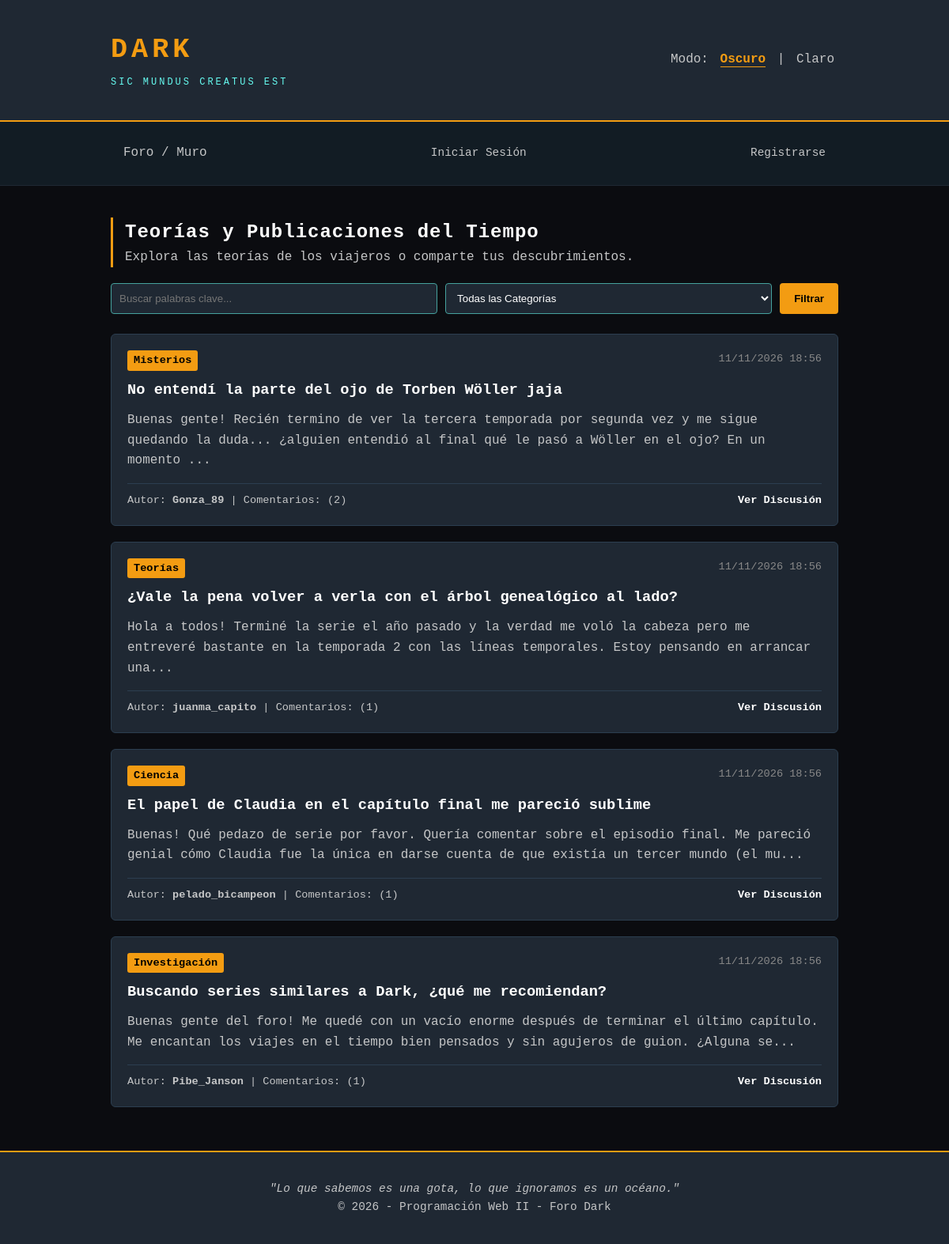
The page / on the database its author committed.
### tables this page shows
CREATE TABLE `publicaciones` (
  `id` INT AUTO_INCREMENT PRIMARY KEY,
  `usuario_id` INT NOT NULL,
  `titulo` VARCHAR(200) NOT NULL,
  `categoria` VARCHAR(50) NOT NULL,
  `contenido` TEXT NOT NULL,
  `fecha_creacion` DATETIME DEFAULT CURRENT_TIMESTAMP,
  FOREIGN KEY (`usuario_id`) REFERENCES `usuarios`(`id`) ON DELETE CASCADE
);

CREATE TABLE `usuarios` (
  `id` INT AUTO_INCREMENT PRIMARY KEY,
  `nombre` VARCHAR(100) NOT NULL,
  `email` VARCHAR(150) NOT NULL UNIQUE,
  `password` VARCHAR(255) NOT NULL,
  `rol` ENUM('admin', 'user') DEFAULT 'user',
  `fecha_registro` DATETIME DEFAULT CURRENT_TIMESTAMP
);

### index.php (the view, shortened to what this page needs)
<?php
require_once 'includes/conexion.php';
require_once 'includes/nav.php';
$busqueda = trim($_GET['buscar'] ?? '');
$categoria_filtro = trim($_GET['categoria'] ?? '');
if (!empty($busqueda)) {
    $sql = "SELECT p.*, u.nombre as autor, (SELECT COUNT(*) FROM comentarios c WHERE c.publicacion_id = p.id) as cant_comentarios
            FROM publicaciones p
            JOIN usuarios u ON p.usuario_id = u.id
            WHERE p.titulo LIKE ? OR p.contenido LIKE ?
            ORDER BY p.fecha_creacion DESC";
    $stmt = mysqli_prepare($conexion, $sql);
    $term = "%" . $busqueda . "%";
    mysqli_stmt_bind_param($stmt, "ss", $term, $term);
    mysqli_stmt_execute($stmt);
    $resultado = mysqli_stmt_get_result($stmt);
} else {
    $sql = "SELECT p.*, u.nombre as autor, (SELECT COUNT(*) FROM comentarios c WHERE c.publicacion_id = p.id) as cant_comentarios
            FROM publicaciones p
            JOIN usuarios u ON p.usuario_id = u.id
            ORDER BY p.fecha_creacion DESC";
    $resultado = mysqli_query($conexion, $sql);
}
?>
<div class="muro-header">
    <h2>Teorías y Publicaciones del Tiempo</h2>
    <p>Explora las teorías de los viajeros o comparte tus descubrimientos.</p>
</div>
<form action="index.php" method="GET" class="form-filtro">
    <input type="text" name="buscar" placeholder="Buscar palabras clave..." value="<?php echo e($busqueda); ?>">
    <select name="categoria">
        <option value="">Todas las Categorías</option>
    </select>
    <button type="submit" class="btn">Filtrar</button>
</form>
<div class="foro-grid">
    <?php if (mysqli_num_rows($resultado) > 0): ?>
        <?php while ($pub = mysqli_fetch_assoc($resultado)): ?>
            <article class="post-card">
                <div class="post-meta">
                    <span class="badge-cat"><?php echo e($pub['categoria']); ?></span>
                    <span class="post-fecha"><?php echo date('d/m/Y H:i', strtotime($pub['fecha_creacion'])); ?></span>
                </div>
                <h3 class="post-titulo">
                    <a href="ver_post.php?id=<?php echo $pub['id']; ?>"><?php echo e($pub['titulo']); ?></a>
                </h3>
                <p class="post-contenido"><?php echo e(mb_strimwidth($pub['contenido'], 0, 180, "...")); ?></p>
                <div class="post-footer">
                    <span>Autor: <strong><?php echo e($pub['autor']); ?></strong> | Comentarios: (<?php echo $pub['cant_comentarios']; ?>)</span>
                    <div>
                        <a href="ver_post.php?id=<?php echo $pub['id']; ?>" class="btn-link">Ver Discusión</a>
                    </div>
                </div>
            </article>
        <?php endwhile; ?>
    <?php else: ?>
        <div class="tarjeta"><p>No se encontraron publicaciones en este ciclo.</p></div>
    <?php endif; ?>
</div>
<?php require_once 'includes/footer.php'; ?>

### css/tema-oscuro.css (style rules this page uses)
* { box-sizing: border-box; margin: 0; padding: 0; }
body { font-family: 'Courier New', Courier, monospace, sans-serif; background-color: #0b0c10; color: #c5c6c7; line-height: 1.6; }
.muro-header { margin-bottom: 20px; border-left: 3px solid #f39c12; padding-left: 15px; }
.muro-header h2 { color: #fff; letter-spacing: 1px; }
.form-filtro { display: flex; gap: 10px; margin-bottom: 25px; flex-wrap: wrap; }
.form-filtro input[type="text"], .form-filtro select { padding: 10px; background: #1f2833; border: 1px solid #45a29e; color: #fff; border-radius: 4px; flex: 1; }
.foro-grid { display: flex; flex-direction: column; gap: 20px; }
.post-card { background: #1f2833; padding: 20px; border-radius: 6px; border: 1px solid #2c3e50; }
.post-card a { color: #fff; text-decoration: none; }
.post-meta { display: flex; justify-content: space-between; margin-bottom: 10px; font-size: 0.85rem; }
.badge-cat { background: #f39c12; color: #000; padding: 2px 8px; border-radius: 3px; font-weight: bold; }
.post-fecha { color: #888; }
.post-titulo { color: #fff; margin-bottom: 10px; }
.post-contenido { color: #c5c6c7; margin-bottom: 15px; }
.post-footer { display: flex; justify-content: space-between; align-items: center; border-top: 1px solid #2c3e50; padding-top: 10px; font-size: 0.85rem; }
.btn-link { color: #66fcf1; font-weight: bold; }
.btn { background: #f39c12; color: #000; padding: 10px 18px; border: none; border-radius: 4px; font-weight: bold; cursor: pointer; text-decoration: none; display: inline-block; }

### rows shown on the page
publicaciones: categoria "Misterios", fecha_creacion "11/11/2026 18:56", titulo "No entendí la parte del ojo de Torben Wöller jaja", contenido "Buenas gente! Recién termino de ver la tercera temporada por segunda vez y me sigue quedando la duda... ¿alguien entendió al final qué le pasó a Wöller en el ojo? En un momento ...", usuario.nombre "Gonza_89", cant_comentarios "2"
publicaciones: categoria "Teorías", fecha_creacion "11/11/2026 18:56", titulo "¿Vale la pena volver a verla con el árbol genealógico al lado?", contenido "Hola a todos! Terminé la serie el año pasado y la verdad me voló la cabeza pero me entreveré bastante en la temporada 2 con las líneas temporales. Estoy pensando en arrancar una...", usuario.nombre "juanma_capito", cant_comentarios "1"
publicaciones: categoria "Ciencia", fecha_creacion "11/11/2026 18:56", titulo "El papel de Claudia en el capítulo final me pareció sublime", contenido "Buenas! Qué pedazo de serie por favor. Quería comentar sobre el episodio final. Me pareció genial cómo Claudia fue la única en darse cuenta de que existía un tercer mundo (el mu...", usuario.nombre "pelado_bicampeon", cant_comentarios "1"
publicaciones: categoria "Investigación", fecha_creacion "11/11/2026 18:56", titulo "Buscando series similares a Dark, ¿qué me recomiendan?", contenido "Buenas gente del foro! Me quedé con un vacío enorme después de terminar el último capítulo. Me encantan los viajes en el tiempo bien pensados y sin agujeros de guion. ¿Alguna se...", usuario.nombre "Pibe_Janson", cant_comentarios "1"
